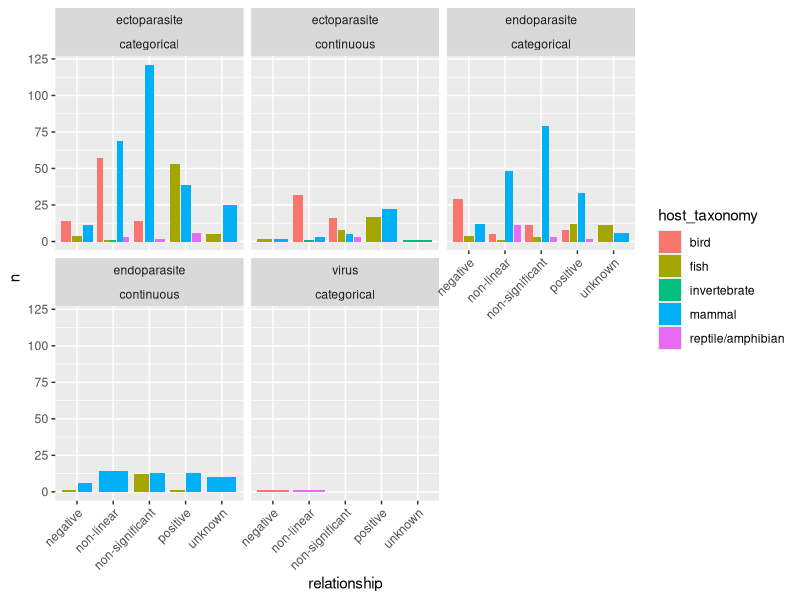

R code for this plot:


## load packages
 library(data.table)
 library(tidyverse)
 library(ggplot2)

## load data
age <- read_csv("input/age-parasitism.csv")

## rename some column names
age <- rename(age, relationship = `type of age~parasite relationship`)

## make minor changes to data 
age$relationship[age$relationship == "?"] <- "unknown"

## header
head(age)
 
## number of unique studies
unique(age$filename)

## number of relationships by host 
age %>%
  group_by(host_taxonomy) %>%
  summarise(n = n())
  
## number of relationships by parasite 
age %>%
  group_by(parasite_taxonomy) %>%
  summarise(n = n())

## number of relationships by host age 
age %>%
  group_by(age_measure) %>%
  summarise(n = n())

## number of relationships by parasite, age, and type of age~parasite relationship
df1 <- age %>%
  group_by(parasite_taxonomy,
           host_taxonomy,
           age_measure, 
           relationship) %>%
  summarise(n = n()) %>%
  print(n = 22)

df1 %>%
  group_by(parasite_taxonomy,
           host_taxonomy) %>%
  summarize(n = sum(n))


## visualize 
ggplot(df1) +
  geom_col(aes(y = n, x = relationship, fill = host_taxonomy), position = "dodge2") + 
  facet_wrap(~parasite_taxonomy*age_measure) +
  theme(axis.text.x = element_text(angle = 45, hjust = 1))


## number of relationships by host age (continuous age only)
age %>%
  filter(age_measure == "continuous") %>%
  summarise(n = n())

## social behaviour
unique(age$other_drivers_parasitism)
